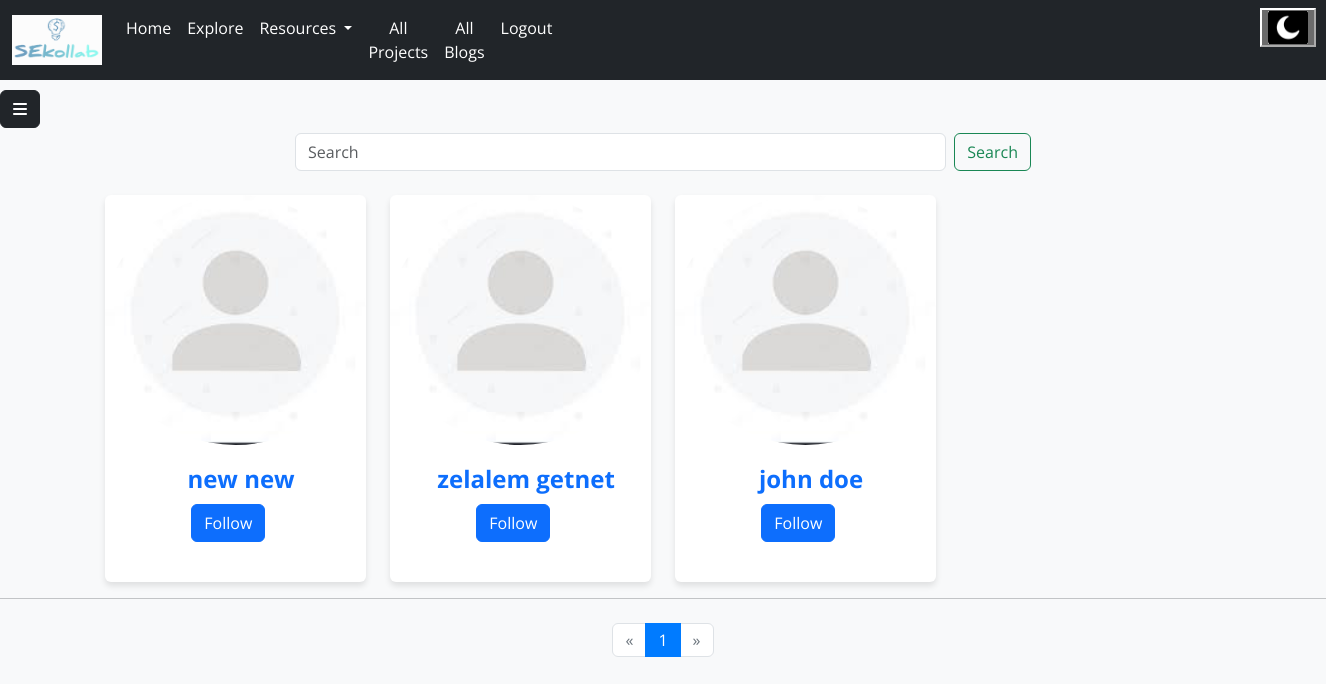
Screenshot of /otherusers (signed in) with the database file from the repository.
### models.py (models this page shows)
class User(UserMixin, db.Model):
    __tablename__ = "users"
    id = Column(Integer, primary_key=True, autoincrement=True)
    email = Column(String(100), unique=True)
    username = Column(String)
    fname = Column(String(30), nullable=False)
    lname = Column(String(30), nullable=False)
    profile_photo = Column(String)
    about_me = Column(String, nullable=False)
    phone_number = Column(String(11), nullable=False)
    age = Column(String(11), nullable=False)
    status = Column(String, nullable=False)
    skills = Column(String, nullable=False)
    portfolio = Column(String)
    password = Column(String(100))
    date = Column(String, nullable=False, default=datetime.date.today().strftime("%B %d, %Y"))
    is_active = db.Column(db.Boolean, default=True)
    country = Column(String, nullable=False)
    City = Column(String, nullable=False)
    twitter = Column(String)
    github = Column(String)
    education_status = Column(String)
    employment_status=Column(String, nullable=False)
    blogs = relationship("Blog", back_populates="author")
    comments = relationship("Userscomment", back_populates="user")
    liked_blogs = relationship("Blog", secondary='liked_blogs', backref='liking_users')
    collabration = relationship("Collabration", back_populates="user")
    followers = relationship("Follower", foreign_keys="[Follower.user_id]",back_populates="followed_user")
    following = relationship("Follower", foreign_keys="[Follower.follower_id]", back_populates="follower")
    interests = relationship("Interest", back_populates="user")

### main.py (the view)
@app.route("/otherusers")
@login_required
def otherusers():
    user = User.query.filter_by(id=current_user.id).first()
    page = request.args.get("page", default=1, type=int)
    per_page = 10
    offset = (page - 1) * per_page
    users = User.query.filter(User.id != current_user.id).offset(offset).limit(per_page).all()
    random.shuffle(users)
    total_records = User.query.count()
    total_pages = (total_records // per_page) + (1 if total_records % per_page > 0 else 0)
    return render_template("otherusers.html", users=users, page=page, total_pages=total_pages,user=user)

### main.py (called while the page is built)
@login_manager.user_loader
def load_user(user_id):
    return User.query.get(int(user_id))

### templates/otherusers.html (shortened to what this page needs)
<!DOCTYPE html>
<html lang="en">
<head>
  <link href="{{ url_for('static', filename='vendor/bootstrap/css/bootstrap.min.css') }}" rel="stylesheet">
  <link href="https://cdn.jsdelivr.net/npm/bootstrap@5.3.3/dist/css/bootstrap.min.css" rel="stylesheet">
  <link href="{{ url_for('static', filename='vendor/fontawesome-free/css/all.min.css')}}" rel="stylesheet" type="text/css">
  <link rel="stylesheet" href="../static/css/otherusers.css">
  <link rel="stylesheet" href="../static/css/sidebar.css">
</head>
<body>
  {% include "navigationloggedin.html" %}
  {% include "sidebar.html" %}
  <div class="container" style="margin-top: 4%;">
    <div class="row mb-4">
      <div class="col-12 col-md-8 offset-md-2 d-flex">
        <input class="form-control me-2" type="search" placeholder="Search" id="text" aria-label="Search">
        <button class="btn btn-outline-success" id="search" type="submit">Search</button>
      </div>
    </div>
    <div class="row">
      {% if users %}
      {% for user in users %}
      <div class="col-12 col-sm-6 col-md-4 col-lg-3">
        <div class="card h-100">
          <a href="{{ url_for('profile', id= user.id ) }}" style="text-decoration: none;">
            <img src="../static/images/noprofile.jpg" class="card-img-top" alt="Blog Image">
            <div class="card-body">
              <h5 class="card-title">{{ user.fname }} {{ user.lname }}</h5>
            </a>
              <button type="button" user-id="{{ user.id }}" id="{{ user.id }}" class="btn btn-primary follow">Follow</button>
            </div>
          </div>
        </div>
      {% endfor %}
      {% else %}
      <h3 class="text-center">There are no users yet</h3>
      {% endif %}
  <hr>
  <nav class="my-4" aria-label="...">
    <ul class="pagination justify-content-center">
      <li class="page-item {{ 'disabled' if page <= 1 else '' }}">
        <a class="page-link" href="{{ url_for('otherusers', page=page-1) }}" tabindex="-1" aria-disabled="{{ 'true' if page <= 1 else 'false' }}">&laquo;</a>
      </li>
      {% for p in range(1, total_pages + 1) %}
      <li class="page-item {{ 'active' if p == page else '' }}">
        <a class="page-link" href="{{ url_for('otherusers', page=p) }}">{{ p }}</a>
      </li>
      {% endfor %}
      <li class="page-item {{ 'disabled' if page >= total_pages else '' }}">
        <a class="page-link" href="{{ url_for('otherusers', page=page+1) }}">&raquo;</a>
      </li>
    </ul>
  </nav>
</body>
</html>

### static/css/otherusers.css (style rules this page uses)
body { font-family: 'Open Sans', sans-serif; background-color: #f8f9fa; }
a { text-decoration: none; }
.card { border: none; box-shadow: 0 4px 6px rgba(0, 0, 0, 0.1); transition: transform 0.3s; margin-bottom: 30px; }
.card-img-top { width:100%; height: 250px; object-fit: cover; border-radius:100%; }
.card-body { padding: 20px; }
.card-title { font-size: 24px; font-weight: 700; margin-bottom: 10px; margin-left: 5%; }
.container { margin-top: 50px; }
a { text-decoration: none; text-align: center; }
.follow { margin-left: 30%; }

### static/css/sidebar.css (style rules this page uses)
a { text-decoration: none; }
li { color: black; }

### templates/otherusers.html (style rules this page uses)
.card { margin-bottom: 20px; }

### rows the page displays
User: fname "new", lname "new"
User: fname "zelalem", lname "getnet"
User: fname "john", lname "doe"

### other values shown
{{ p }} "1"
